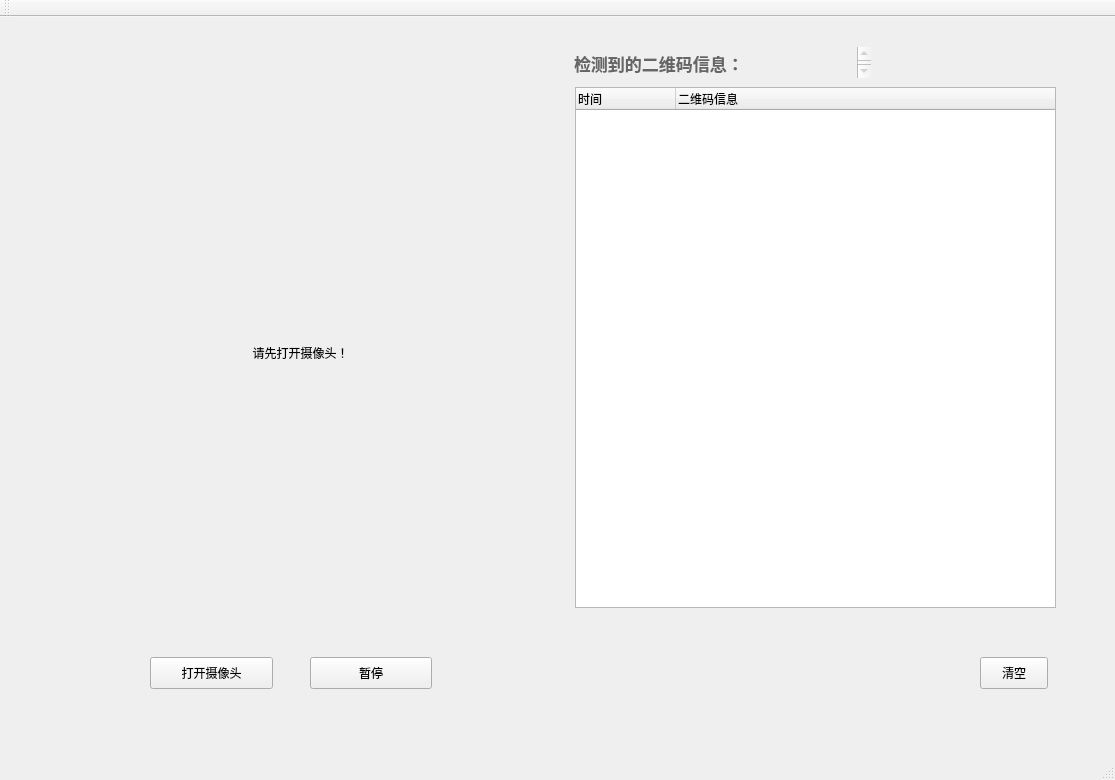
<?xml version="1.0" encoding="UTF-8"?>
<ui version="4.0">
 <class>MainWindow</class>
 <widget class="QMainWindow" name="MainWindow">
  <property name="geometry">
   <rect>
    <x>0</x>
    <y>0</y>
    <width>1115</width>
    <height>780</height>
   </rect>
  </property>
  <property name="contextMenuPolicy">
   <enum>Qt::DefaultContextMenu</enum>
  </property>
  <property name="windowTitle">
   <string>动态二维码识别</string>
  </property>
  <widget class="QWidget" name="centralWidget">
   <property name="styleSheet">
    <string notr="true"/>
   </property>
   <widget class="QPushButton" name="clear">
    <property name="geometry">
     <rect>
      <x>980</x>
      <y>640</y>
      <width>68</width>
      <height>32</height>
     </rect>
    </property>
    <property name="text">
     <string>清空</string>
    </property>
   </widget>
   <widget class="QPushButton" name="camera">
    <property name="geometry">
     <rect>
      <x>150</x>
      <y>640</y>
      <width>123</width>
      <height>32</height>
     </rect>
    </property>
    <property name="text">
     <string>打开摄像头</string>
    </property>
   </widget>
   <widget class="QPushButton" name="playpause">
    <property name="geometry">
     <rect>
      <x>310</x>
      <y>640</y>
      <width>122</width>
      <height>32</height>
     </rect>
    </property>
    <property name="text">
     <string>暂停</string>
    </property>
   </widget>
   <widget class="QWidget" name="layoutWidget">
    <property name="geometry">
     <rect>
      <x>0</x>
      <y>0</y>
      <width>2</width>
      <height>2</height>
     </rect>
    </property>
    <layout class="QHBoxLayout" name="horizontalLayout_2"/>
   </widget>
   <widget class="QLabel" name="label">
    <property name="geometry">
     <rect>
      <x>60</x>
      <y>90</y>
      <width>481</width>
      <height>491</height>
     </rect>
    </property>
    <property name="sizePolicy">
     <sizepolicy hsizetype="Expanding" vsizetype="Expanding">
      <horstretch>100</horstretch>
      <verstretch>0</verstretch>
     </sizepolicy>
    </property>
    <property name="text">
     <string>请先打开摄像头！</string>
    </property>
    <property name="textFormat">
     <enum>Qt::AutoText</enum>
    </property>
    <property name="alignment">
     <set>Qt::AlignCenter</set>
    </property>
   </widget>
   <widget class="QTextBrowser" name="textBrowser">
    <property name="enabled">
     <bool>false</bool>
    </property>
    <property name="geometry">
     <rect>
      <x>570</x>
      <y>30</y>
      <width>301</width>
      <height>31</height>
     </rect>
    </property>
    <property name="sizePolicy">
     <sizepolicy hsizetype="Expanding" vsizetype="Maximum">
      <horstretch>0</horstretch>
      <verstretch>0</verstretch>
     </sizepolicy>
    </property>
    <property name="maximumSize">
     <size>
      <width>16777215</width>
      <height>192</height>
     </size>
    </property>
    <property name="cursor" stdset="0">
     <cursorShape>BlankCursor</cursorShape>
    </property>
    <property name="frameShape">
     <enum>QFrame::NoFrame</enum>
    </property>
    <property name="html">
     <string>&lt;!DOCTYPE HTML PUBLIC &quot;-//W3C//DTD HTML 4.0//EN&quot; &quot;http://www.w3.org/TR/REC-html40/strict.dtd&quot;&gt;
&lt;html&gt;&lt;head&gt;&lt;meta name=&quot;qrichtext&quot; content=&quot;1&quot; /&gt;&lt;style type=&quot;text/css&quot;&gt;
p, li { white-space: pre-wrap; }
&lt;/style&gt;&lt;/head&gt;&lt;body style=&quot; font-family:'SimSun'; font-size:9pt; font-weight:400; font-style:normal;&quot;&gt;
&lt;p align=&quot;justify&quot; style=&quot; margin-top:0px; margin-bottom:0px; margin-left:0px; margin-right:0px; -qt-block-indent:0; text-indent:0px;&quot;&gt;&lt;span style=&quot; font-family:'.SF NS Text'; font-size:13pt; font-weight:600; color:#666666;&quot;&gt;检测到的二维码信息：&lt;/span&gt;&lt;/p&gt;&lt;/body&gt;&lt;/html&gt;</string>
    </property>
   </widget>
   <widget class="QTreeWidget" name="treeWidget">
    <property name="geometry">
     <rect>
      <x>575</x>
      <y>70</y>
      <width>481</width>
      <height>521</height>
     </rect>
    </property>
    <property name="sizePolicy">
     <sizepolicy hsizetype="Expanding" vsizetype="Expanding">
      <horstretch>0</horstretch>
      <verstretch>250</verstretch>
     </sizepolicy>
    </property>
    <property name="toolTip">
     <string/>
    </property>
    <property name="toolTipDuration">
     <number>-1</number>
    </property>
    <property name="sizeAdjustPolicy">
     <enum>QAbstractScrollArea::AdjustIgnored</enum>
    </property>
    <property name="autoScrollMargin">
     <number>16</number>
    </property>
    <property name="selectionMode">
     <enum>QAbstractItemView::NoSelection</enum>
    </property>
    <property name="textElideMode">
     <enum>Qt::ElideNone</enum>
    </property>
    <property name="verticalScrollMode">
     <enum>QAbstractItemView::ScrollPerItem</enum>
    </property>
    <property name="horizontalScrollMode">
     <enum>QAbstractItemView::ScrollPerPixel</enum>
    </property>
    <property name="uniformRowHeights">
     <bool>false</bool>
    </property>
    <property name="wordWrap">
     <bool>true</bool>
    </property>
    <attribute name="headerStretchLastSection">
     <bool>true</bool>
    </attribute>
    <column>
     <property name="text">
      <string>时间   </string>
     </property>
    </column>
    <column>
     <property name="text">
      <string>二维码信息       </string>
     </property>
    </column>
   </widget>
  </widget>
  <widget class="QMenuBar" name="menuBar">
   <property name="geometry">
    <rect>
     <x>0</x>
     <y>0</y>
     <width>1115</width>
     <height>26</height>
    </rect>
   </property>
  </widget>
  <widget class="QToolBar" name="mainToolBar">
   <attribute name="toolBarArea">
    <enum>TopToolBarArea</enum>
   </attribute>
   <attribute name="toolBarBreak">
    <bool>false</bool>
   </attribute>
  </widget>
  <widget class="QStatusBar" name="statusBar"/>
 </widget>
 <layoutdefault spacing="6" margin="11"/>
 <resources/>
 <connections/>
</ui>
